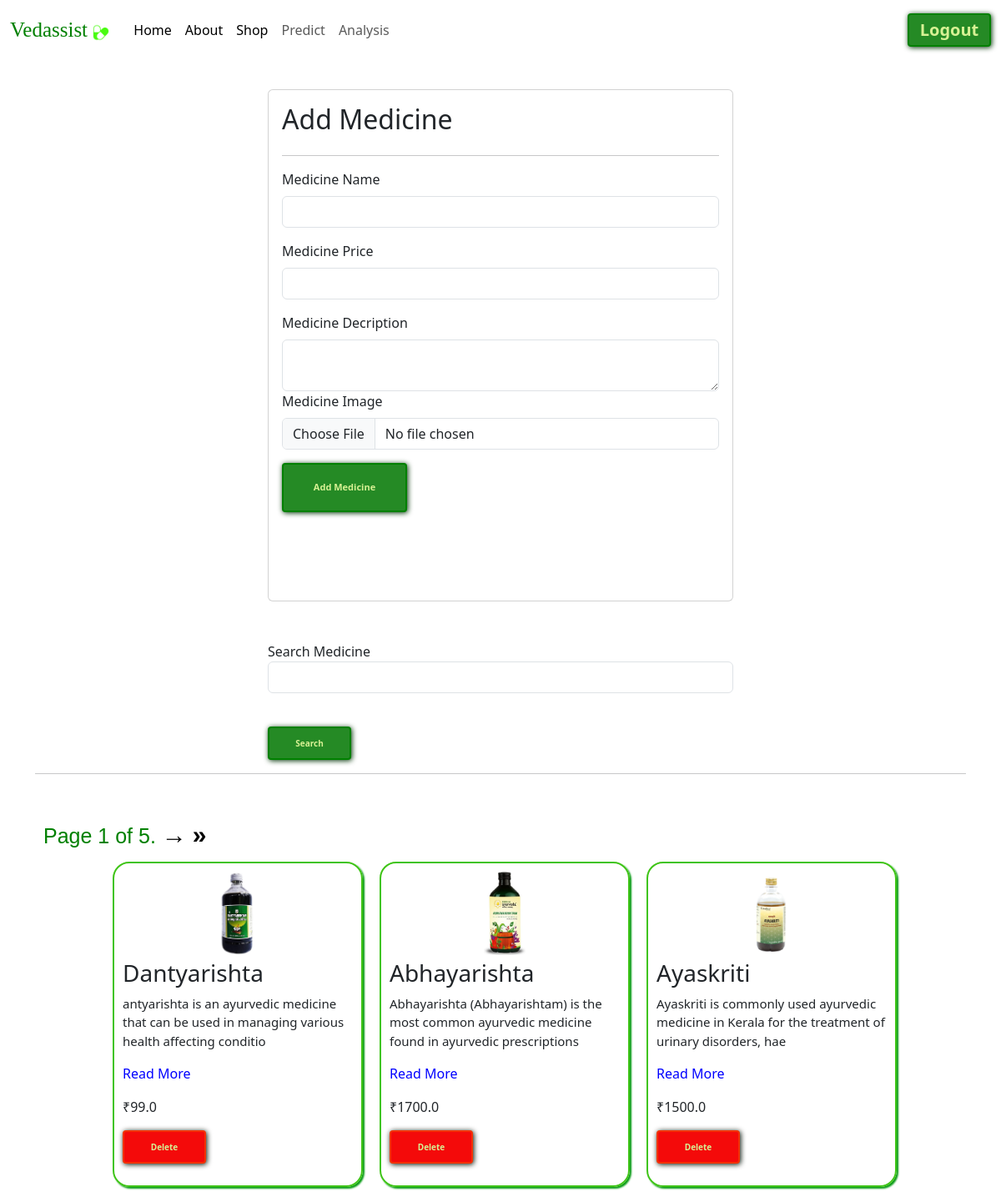
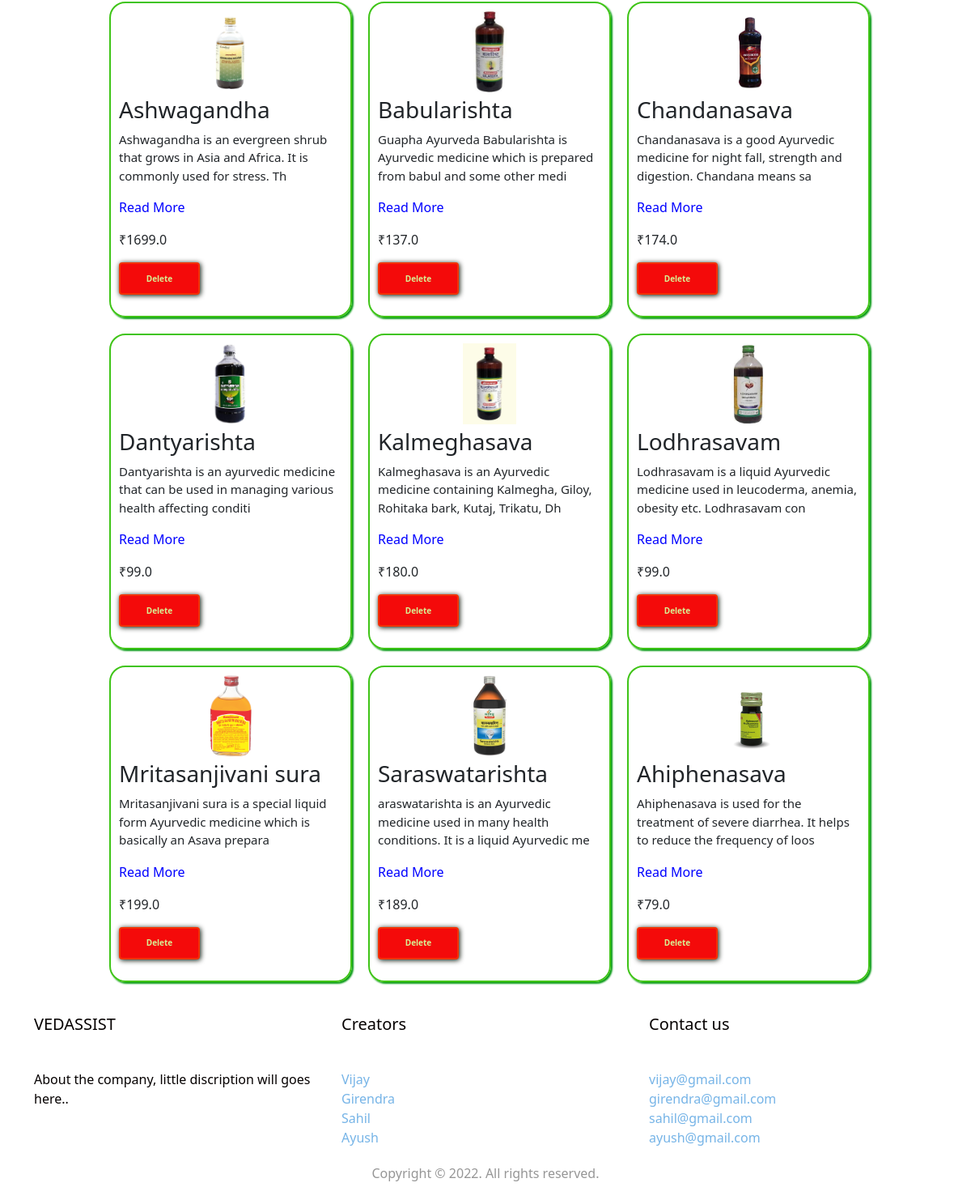
Screenshot of /medicines/ (signed in) with the database file from the repository (2 pictures, top to bottom).
### vedassist/models.py (models this page shows)
class Medicine(models.Model):
    user =models.ForeignKey(User , on_delete=models.SET_NULL , null=True,blank=True)
    medicine_name = models.CharField(max_length=100)
    medicine_price = models.FloatField(default=10.00)
    medicine_description= models.TextField(default="Default description")
    medicine_image = models.ImageField(upload_to = "medicine")
    medicine_view_count=models.IntegerField(default=1)

### vedassist/views.py (the view, shortened to what this page needs)
# urls.py: path('medicines/' , views.medicines, name="medicines"),
@login_required(login_url='login')
def medicines(request):
    queryset = Medicine.objects.all()
    paginator = Paginator(queryset, 12)
    page_number = request.GET.get("page", 1)
    page_obj = paginator.get_page(page_number)
    context = {'page_obj': page_obj, 'medicines': page_obj}
    return render(request, 'medicines.html', context)

### vedassist/templates/medicines.html (shortened to what this page needs)
{% extends "base.html"%}
{% block start %}
<link rel="stylesheet" href="../static/shop.css">
<h4 class="wel"> Welcome
</h4>
<div class = "container mt-5">
    <form class= "col-6 mx-auto card p-3 shadow.lg" method="POST" enctype="multipart/form-data">
      <h2> Add Medicine </h2>
      <hr>
        <div class="mb-3">
          <label for="exampleInputEmail1" class="form-label">Medicine Name</label>
          <input name="medicine_name"  required type="text" class="form-control">
        </div>
        <div class="mb-3">
          <label for="exampleInputEmail1" class="form-label">Medicine Price</label>
          <input name="medicine_price"  required type="number" class="form-control">
        </div>
        <div class="mb-6">
          <label for="exampleInputPassword1" class="form-label">Medicine Decription</label>
          <textarea class="form-control" name="medicine_description" required> </textarea>
        </div>
        <div class="mb-3">
          <label for="exampleInputPassword1" class="form-label">Medicine Image</label>
          <input name ="medicine_image" required type="file" class="form-control">
        </div>
        <button type="submit" class="btn3" style="font-size: 11px;">Add Medicine</button>
    </form>
    <div class="mt-5">
      <div class="mx-auto col-6">
        <form>
          <div class="mb-3"
            <label for="exampleInputEmail1" class="form-label">Search Medicine</label>
            <input name="search" type="text" class="form-control">
          </div>
          <br>
          <button type="submit" class="btn4">Search</button>
        </form>
    </div>
<hr>
<br>
<div class="pagination">
  <span class="step-links">
    <span class="current">
      Page {{ page_obj.number }} of {{ page_obj.paginator.num_pages }}.
    </span>
    {% if page_obj.has_next %}
      <a href="?page={{ page_obj.next_page_number }}"><button class="pre">→</button></a>
      <a href="?page={{ page_obj.paginator.num_pages }}"><button class="pre">&raquo;</button></a>
    {% endif %}
  </span>
</div>
      <div class="card2">
        {% for medicine in medicines %}
        <div class="card_con2">
          <center><img src ="/media/{{medicine.medicine_image}}" style="height : 100px; margin-bottom: 5px;" ></center>
          <h3>{{medicine.medicine_name}}</h3>
          <p class="text" id="text{{medicine.id}}">{{medicine.medicine_description | slice:"1:100"}}<span class="moretext">{{medicine.medicine_description | slice:"100:"}}</span></p>
          <p class="readmore" id="readmore{{medicine.id}}" onclick="expand({{medicine.id}})">Read More</p>
          <p>
            ₹{{ medicine.medicine_price }}
          </p>
           <p>
            <a href ="/delete-medicine/{{medicine.id}}/"><button class ="btn5">Delete</button></a>
           </p>
        </div>
        {% endfor %}
    </div>
</div>
</div>
{% endblock %}

### vedassist/templates/base.html (shortened to what this page needs)
<!DOCTYPE html>
<html lang="en">
<head>
    <link href="https://cdn.jsdelivr.net/npm/bootstrap@5.3.0-alpha3/dist/css/bootstrap.min.css" rel="stylesheet">
    <link rel="stylesheet" href="../static/test.css">
</head>
<body>
    <nav class="navbar navbar-expand-lg bg-white" style="position: fixed;top:0; z-index: 999; width: 100%; box-shadow: 10px green; border-bottom: 2px; margin-bottom: 5px">
        <div class="container-fluid">
          <a class="navbar-brand" href="{% url 'home' %}" style="font-family: 'Dancing script' , cursive; color: green; font-size: 25px;">Vedassist <img src="../static/icons8-medical-50.png" alt="" style="width: 20px;"></a>
          <div class="collapse navbar-collapse" id="navbarSupportedContent">
            <ul class="navbar-nav me-auto mb-2 mb-lg-0">
              <li class="nav-item" style="padding-left: 5px;">
                <a class="nav-link active" aria-current="page" href="{% url 'home2' %}">Home</a>
              </li>
              <li class="nav-item">
                <a class="nav-link active" aria-current="page" href="{% url 'home' %}">About</a>
              </li>
              <li class="nav-item">
                <a class="nav-link active" aria-current="page" href="{% url 'shop' %}">Shop</a>
              </li>
              <li class="nav-item">
                <a class="nav-link" href="{% url 'test' %}">Predict</a>
              </li>
              <li class="nav-item">
                <a class="nav-link" href="{% url 'test2' %}">Analysis</a>
              </li>
            </ul>
            <span class="navbar-text">
                  {% if request.user.is_authenticated %}
                  <form method="POST" action="{% url 'logout_page' %}">
                    <a href="{% url 'logout_page' %}"><button class="btn6 btn-outline-success" type="submit">Logout</button></a>
                  </form>
                  {% else %}
                  <form method="POST" action="{% url 'login_page' %}">
                  {% csrf_token %}
                    <a href="{% url 'login_page' %}"><button class="btn6 btn-outline-success" type="submit">Login</button></a>
                  </form>
                  {% endif %}
            </span>
          </div>
        </div>
      </nav>
    {% block start %}
    {% endblock %}
    <footer id="footer" class="footer-1">
      <div class="main-footer widgets-dark typo-light">
      <div class="container">
      <div class="row">
        <div class="col-xs-12 col-sm-12 col-md-4">
        <div class="widget subscribe no-box">
        <h5 class="widget-title">VEDASSIST</h5>
        <br>
        <p>About the company, little discription will goes here.. </p>
        </div>
        </div>
    <div class="col-sm-6 col-md-4">
      <div class="widget no-box">
        <h5 class="widget-title">Creators</h5>
        <br>
        <ul class="thumbnail-widget">
          <li>
            <div class="thumb-content"><a href="#.">Vijay</a></div>
          </li>
          <li>
            <div class="thumb-content"><a href="#.">Girendra</a></div>
          </li>
          <li>
        <div class="thumb-content"><a href="#.">Sahil</a></div>
        </li>
        <li>
          <div class="thumb-content"><a href="#.">Ayush</a></div>
        </li>
      </ul>
    </div>
  </div>
  <div class="col-sm-6 col-md-4">
    <div class="widget no-box">
      <h5 class="widget-title">Contact us</h5>
      <br>
          <ul class="thumbnail-widget">
            <li>
            <div class="thumb-content"><a href="#.">vijay@gmail.com</a></div>
            </li>
            <li>
            <div class="thumb-content"><a href="#.">girendra@gmail.com</a></div>
            </li>
            <li>
            <div class="thumb-content"><a href="#.">sahil@gmail.com</a></div>
            </li>
            <li>
            <div class="thumb-content"><a href="#.">ayush@gmail.com</a></div>
            </li>
          </ul>
        </div>
        </div>
      </div>
      </div>
      </div>
    <div class="footer-copyright">
        <div class="container">
          <div class="row">
            <div class="col-md-12 text-center">
            <p>Copyright © 2022. All rights reserved.</p>
            </div>
          </div>
        </div>
      </div>
    </footer>
</body>
</html>

### vedassist/static/test.css (style rules this page uses)
* { margin: 0; padding: 0; cursor: url(../static/images/cursor.png),auto; }
.btn3 { padding: 1.1rem 2rem; background: none; border: 2px solid green; font-size: 15px; color: #d7f194; cursor: pointer; position: relative; overflow: hidden; transition: all 0.3s; border-radius: 4px; background-color: rgb(37, 138, 37); font-weight: bolder; box-shadow: 1px 1px 6px #013405; width: 160px; height: 59px; margin-top: 0; margin-bottom: 90px; }
.btn3:before { content: ""; position: absolute; width: 100px; height: 120%; background-color: #b3f50e; top: 50%; transform: skewX(30deg) translate(-150%,-50%); transition: all 0.5s; overflow: hidden; }
.btn6 { background: none; border: 2px solid green; font-size: 10px; color: #d7f194; cursor: pointer; position: relative; overflow: hidden; transition: all 0.3s; border-radius: 4px; background-color: rgb(37, 138, 37); font-weight: bolder; box-shadow: 1px 1px 6px #013405; width: 100px; height: 40px; margin-top: 0; right: 0; }
.btn6:before { content: ""; position: absolute; width: 100px; height: 120%; background-color: #b3f50e; top: 50%; transform: skewX(30deg) translate(-150%,-50%); transition: all 0.5s; overflow: hidden; }
.footer-1 { position: relative; }
footer .main-footer { padding: 20px 0; background: #fff; }
footer ul { padding-left: 0; list-style: none; }
.footer-copyright { background: #fff; padding: 0 0; }
.footer-copyright p { color: #969696; margin-top: -50px; margin-bottom: 20px; }
.widget { padding: 10px; margin-bottom: 20px; }
.widget.no-box { padding: 0; background-color: transparent; margin-bottom: 50px; box-shadow: none; -webkit-box-shadow: none; -moz-box-shadow: none; -ms-box-shadow: none; -o-box-shadow: none; }
.widget.subscribe p { margin-bottom: 18px; }
.widget li a { color: rgb(118, 180, 231); text-decoration: none; }
.widget-title { margin-bottom: 20px; }
.typo-light h1, .typo-light h2, .typo-light h3, .typo-light h4, .typo-light h5, .typo-light h6, .typo-light p, .typo-light div, .typo-light span, .typo-light small { color: #050000; }

### vedassist/templates/base.html (style rules this page uses)
* { margin: 0; padding: 0; cursor: url('../static/images/cursor.png'),auto; }

### rows the page displays
Medicine: medicine_image (picture), medicine_name "Dantyarishta", medicine_description "antyarishta is an ayurvedic medicine that can be used in managing various health affecting conditio", medicine_price "99.0"
Medicine: medicine_image (picture), medicine_name "Abhayarishta", medicine_description "Abhayarishta (Abhayarishtam) is the most common ayurvedic medicine found in ayurvedic prescriptions", medicine_price "1700.0"
Medicine: medicine_image (picture), medicine_name "Ayaskriti", medicine_description "Ayaskriti is commonly used ayurvedic medicine in Kerala for the treatment of urinary disorders, hae", medicine_price "1500.0"
Medicine: medicine_image (picture), medicine_name "Ashwagandha", medicine_description "Ashwagandha is an evergreen shrub that grows in Asia and Africa. It is commonly used for stress. Th", medicine_price "1699.0"
Medicine: medicine_image (picture), medicine_name "Babularishta", medicine_description "Guapha Ayurveda Babularishta is Ayurvedic medicine which is prepared from babul and some other medi", medicine_price "137.0"
Medicine: medicine_image (picture), medicine_name "Chandanasava", medicine_description "Chandanasava is a good Ayurvedic medicine for night fall, strength and digestion. Chandana means sa", medicine_price "174.0"
Medicine: medicine_image (picture), medicine_name "Dantyarishta", medicine_description "Dantyarishta is an ayurvedic medicine that can be used in managing various health affecting conditi", medicine_price "99.0"
Medicine: medicine_image (picture), medicine_name "Kalmeghasava", medicine_description "Kalmeghasava is an Ayurvedic medicine containing Kalmegha, Giloy, Rohitaka bark, Kutaj, Trikatu, Dh", medicine_price "180.0"
Medicine: medicine_image (picture), medicine_name "Lodhrasavam", medicine_description "Lodhrasavam is a liquid Ayurvedic medicine used in leucoderma, anemia, obesity etc. Lodhrasavam con", medicine_price "99.0"
Medicine: medicine_image (picture), medicine_name "Mritasanjivani sura", medicine_description "Mritasanjivani sura is a special liquid form Ayurvedic medicine which is basically an Asava prepara", medicine_price "199.0"
Medicine: medicine_image (picture), medicine_name "Saraswatarishta", medicine_description "araswatarishta is an Ayurvedic medicine used in many health conditions. It is a liquid Ayurvedic me", medicine_price "189.0"
Medicine: medicine_image (picture), medicine_name "Ahiphenasava", medicine_description "Ahiphenasava is used for the treatment of severe diarrhea. It helps to reduce the frequency of loos", medicine_price "79.0"

### other values shown
{{ page_obj.number }} "1"
{{ page_obj.paginator.num_pages }} "5"
